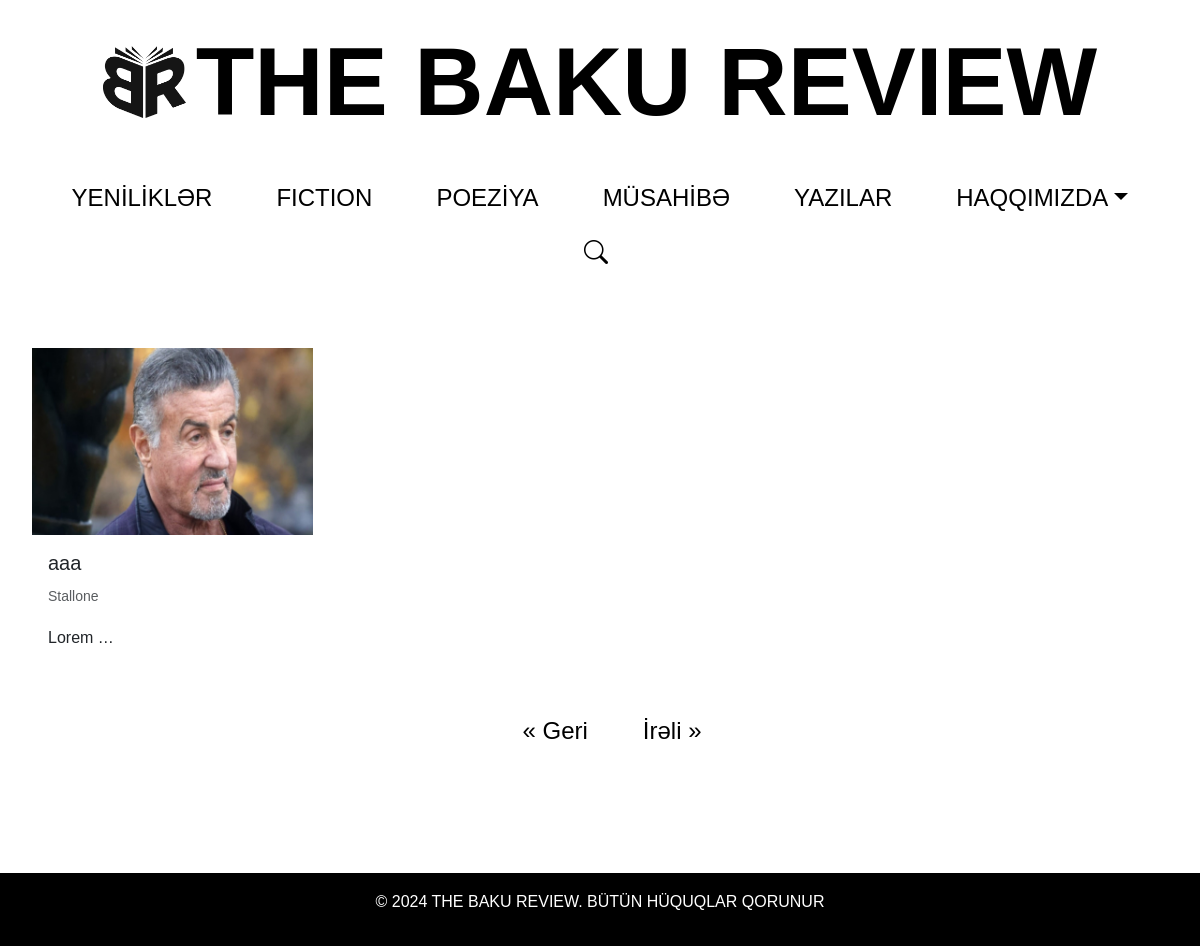
The app's page /interviews/, older data.
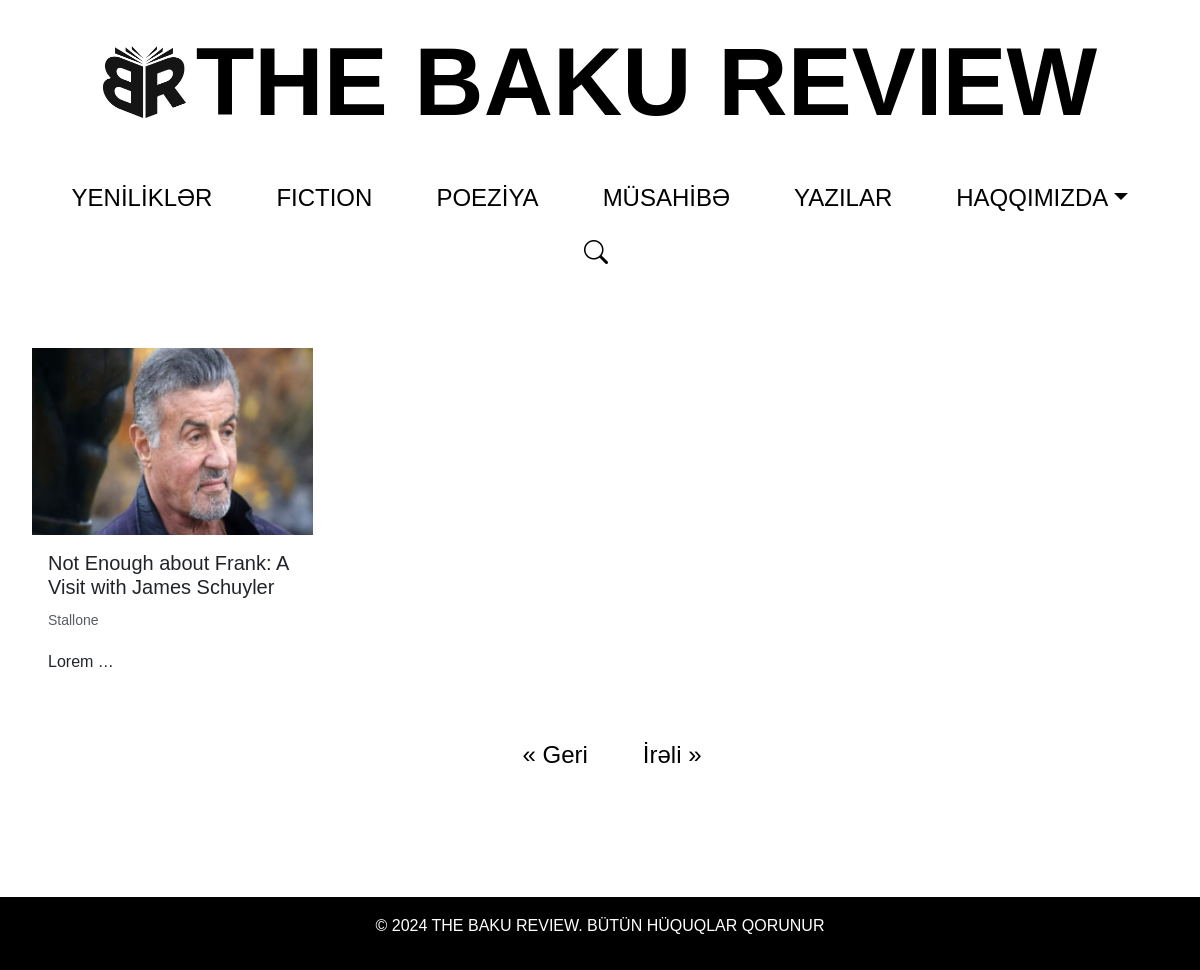
The same page, newer data.
### core/models.py (models this page shows, shortened)
class Interview(models.Model):
    title = models.CharField(max_length=200, db_index=True)
    content = CKEditor5Field("Text", config_name="extends", db_index=True)
    image = models.ImageField(upload_to="news_images/")
    author = models.CharField(max_length=100, db_index=True)
    is_active = models.BooleanField(default=True)
    created_at = models.DateTimeField(auto_now_add=True)
    class Meta:
        verbose_name = "Müsahibə"
        verbose_name_plural = "Müsahibə"
        indexes = [
            models.Index(fields=["title", "author"]),
        ]

### core/views.py (the view)
# urls.py: path("interviews/", views.interview_list, name="interview_list"),
def interview_list(request):
    interview_list = Interview.objects.filter(is_active=True)
    context = {"interview_list": interview_list}
    return render(request, "interview_list.html", context)

### templates/interview_list.html
{% extends 'base.html' %}
{% load static %}
{% block content %}
   <main class="container mt-4">
      <div class="row">
         <div class="col-md-12">
            <div class="row">
               {% for interview in interview_list %}
               <div class="col-md-3 mb-4">
                  <a href="{% url 'interview_detail' interview.id %}" class="card prose-card" style="height: 100%; text-decoration: none; color: inherit;border: none;">
                     <img src="{{ interview.image.url }}" class="card-img-top" alt="Nəsr Fotoğrafı">
                     <div class="card-body">
                        <h5 class="card-title">{{ interview.title }}</h5>
                        <p class="card-text"><small class="text-muted">{{ interview.author }}</small></p>
                        <p class="card-text">{{ interview.content|truncatewords:1 |safe}}</p>
                     </div>
                  </a>
               </div>
               {% endfor %}
               <nav aria-label="Page navigation">
                  <ul class="pagination justify-content-center">
                      <li class="page-item">
                          <a class="page-link" href="#" aria-label="Previous">
                              <span aria-hidden="true">&laquo; Geri</span>
                          </a>
                      </li>
                      <li class="page-item">
                          <a class="page-link" href="#" aria-label="Next">
                              <span aria-hidden="true">İrəli &raquo;</span>
                          </a>
                      </li>
                  </ul>
              </nav>
            </div>
         </div>
      </div>
   </main>
   {% endblock %}

Row changes from the older to the newer data that the page shows:
changed Interview "Stallone": title "aaa" → "Not Enough about Frank: A Visit with James Schuyler"
